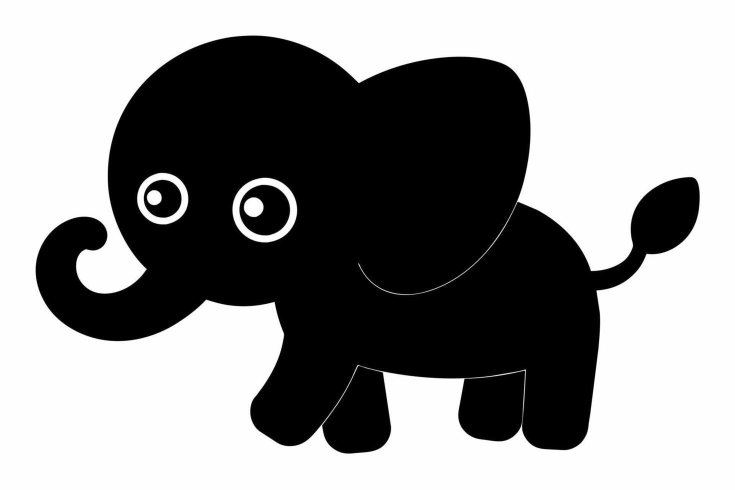
#> input picture data/elephant.jpg, 1470 x 980 px (shown at 1/2 size)
$ jupyter execute wasserstein_barycenter.ipynb
#> lines starting #> are read from the running program, lines starting #| are printed output that depends on the picture
[cell 1]
import numpy as np

The Wasserstein barycenter problem attempts to summarize a collection $(\mu_i){_{i=1,...,n}}$ of probability distributions by taking their weighted average with respect to the Wasserstein distance. Following [Agueh and Carlier 2011], given a set of weights $\alpha = (\alpha_i){_{i=1,...,n}}$, it is defined as the following problem :
\begin{equation}
\min_{\mu} \sum_{i=1}^{k} \alpha_i W_2^2(\mu, \mu_i)
\end{equation}

[cell 2]
from PIL import Image
#charger une image

def preprocess_image(image_path, new_size = (256, 256)):
    image = Image.open(image_path).convert('L')
    image = image.resize(new_size)
    image = image / np.sum(image)  # Normalisation pour que la somme des pixels = 1

    return image

[cell 3]
def wasserstein_barycenter(mu, a,  Kernel, n_iter = 2000, alpha = None):
    #v_i is in R^N
    #v is in R^K*N with k the number of distributions
    #mu is the array of distribution mu_1,..., mu_K and its shape is N*K
    K = mu.shape[1]
    N = mu.shape[0]

    if alpha == None:
        alpha = np.ones(K)/K #poids uniformes
    w = np.ones((N,K))
    v = np.copy(w)
    d = np.copy(w)
    epsilon = 1e-19

    for i in range(n_iter):

        # First step of the Bergman projection (onto C1)
        target_mu = np.ones(N)
        for i in range(K):
            w[:,i] = mu[:,i]/(Kernel(a*v[:,i]) + epsilon)
            #d[:,i] = v[:,i] * Kernel(a*w[:,i])
            target_mu = target_mu * (v[:,i] * Kernel(a*w[:,i]))**alpha[i]

        # Second projection (onto C2)
        for i in range(K):
            v[:,i] =  v[:,i]*target_mu / (Kernel(a*w[:,i])+epsilon)

    return target_mu

[cell 4]
from scipy.ndimage import gaussian_filter
entropy = 5
sigma = 1
f_heatkernel = lambda x : gaussian_filter(x, sigma = sigma/2)
N = 256
dirac1 = np.zeros(N)
dirac2 = np.zeros(N)
dirac1[20]= 1
dirac2[150]= 1
a = np.ones(N)/N


barycenter_mu = wasserstein_barycenter(np.array([dirac1,dirac2]).T, a, f_heatkernel,alpha=[1/2,1/2],n_iter=500)

[cell 5]
mu0 = preprocess_image('data/elephant.jpg')
#> in preprocess_image, image is the input picture: PIL image 1470x980 L; min 0, max 255, mean 144.2
#> in preprocess_image, `image = image.resize(new_size)`:
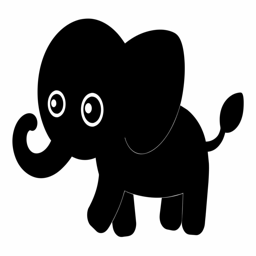
#> image: PIL image 256x256 L; min 0, max 255, mean 144.3
mu1 = preprocess_image('data/dent.jpg')
#> call 2 of preprocess_image, with image_path = 'data/dent.jpg', new_size = (256, 256)
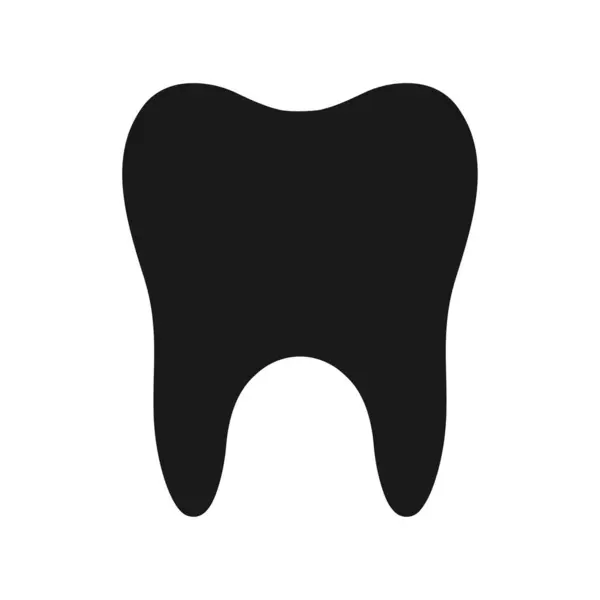
#> input picture data/dent.jpg, 600 x 600 px
mu0_flat = mu0.ravel()
mu1_flat = mu1.ravel()
N = len(mu0_flat)
#> N = 65536
a = np.ones(N)/N

barycenter_mu = wasserstein_barycenter(np.array([mu0_flat,mu1_flat]).T, a, f_heatkernel,alpha=[1/2,1/2],n_iter=500)

[cell 6]
import matplotlib.pyplot as plt
barycenter_mu_restored = barycenter_mu.reshape(mu0.shape)
#> barycenter_mu_restored: shape (256, 256) float64; every value is 0
plt.imshow(barycenter_mu_restored, cmap='gray')
